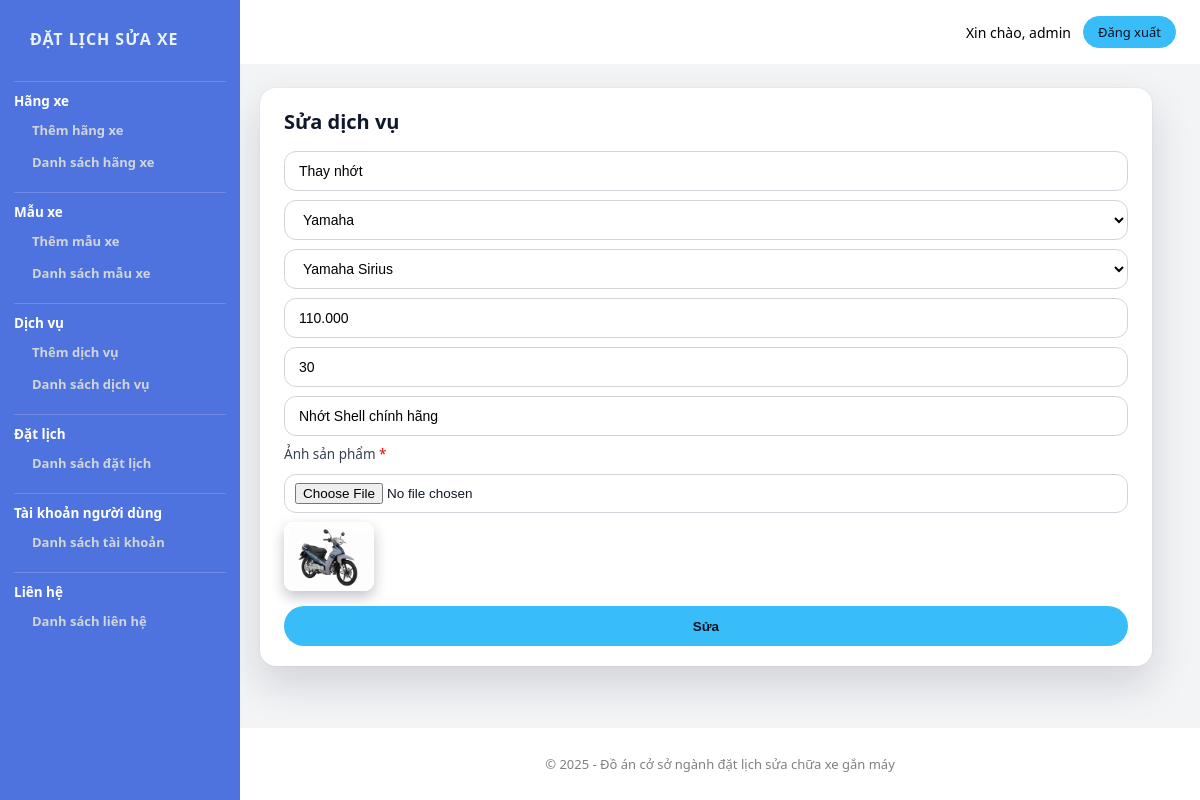
/admin/productEdit.php?product_id=116 (signed in), run on the app's committed database.
### tables this page shows
CREATE TABLE `tbl_product` (
  `product_id`      INT(11) NOT NULL AUTO_INCREMENT,
  `product_name`    VARCHAR(255) NOT NULL,
  `category_id`     INT(11) NOT NULL,
  `brand_id`        INT(11) NOT NULL,
  `product_price`   VARCHAR(11) NOT NULL,      
  `product_time`    INT(11) NOT NULL,
  `product_phuTung` VARCHAR(255) NOT NULL,
  `product_img`     VARCHAR(255) NOT NULL,
  `product_imgad`   VARCHAR(255) NOT NULL,
  PRIMARY KEY (`product_id`),
  KEY `idx_product_category` (`category_id`),
  KEY `idx_product_brand` (`brand_id`),
  CONSTRAINT `fk_product_category`
    FOREIGN KEY (`category_id`) REFERENCES `tbl_category` (`category_id`)
    ON DELETE CASCADE
    ON UPDATE CASCADE,
  CONSTRAINT `fk_product_brand`
    FOREIGN KEY (`brand_id`) REFERENCES `tbl_brand` (`brand_id`)
    ON DELETE CASCADE
    ON UPDATE CASCADE
);

CREATE TABLE `tbl_category` (
  `category_id`   INT(11) NOT NULL AUTO_INCREMENT,
  `category_name` VARCHAR(255) NOT NULL,
  PRIMARY KEY (`category_id`)
);

CREATE TABLE `tbl_brand` (
  `brand_id`    INT(11) NOT NULL AUTO_INCREMENT,
  `category_id` INT(11) NOT NULL,
  `brand_name`  VARCHAR(255) NOT NULL,
  PRIMARY KEY (`brand_id`),
  KEY `idx_brand_category` (`category_id`),
  CONSTRAINT `fk_brand_category`
    FOREIGN KEY (`category_id`) REFERENCES `tbl_category` (`category_id`)
    ON DELETE CASCADE
    ON UPDATE CASCADE
);

### admin/database.php (called while the page is built, shortened)
<?php
class Database
{
    public $host = DB_HOST;
    public $user = DB_USER;
    public $pass = DB_PASS;
    public $dbname = DB_NAME;
    public $link;
    public function connectDB()
    {
        $this->link = new mysqli($this->host, $this->user, $this->pass, $this->dbname);
        $this->link->set_charset("utf8mb4");
        return true;
    }
    public function select($query)
    {
        $result = $this->link->query($query);
        return ($result->num_rows > 0) ? $result : false;
    }
}

### admin/class/product_class.php (called while the page is built, shortened)
<?php
    include "database.php";
?>
<?php
    class product{
        public $db;
        public function __construct()
        {
            $this-> db = new Database();
        }
        public function show_category(){
            $query = "SELECT * FROM tbl_category ORDER BY category_id DESC";
            $result = $this->db->select($query);
            return $result;
        }
        public function show_brand_by_category($category_id) {
            $query = "SELECT * FROM tbl_brand WHERE category_id = '$category_id'";
            return $this->db->select($query);
        }
        public function get_product($product_id){
            $query = "SELECT * FROM tbl_product WHERE product_id = '$product_id'";
            $result = $this->db->select($query);
            return $result;
        }
    }
?>

### admin/productEdit.php (the view, shortened to what this page needs)
<?php
include "header.php";
include "slider.php";
include "class/product_class.php";
?>
<?php
$product = new product;
$product_id = $_GET['product_id'];
$get_product = $product->get_product($product_id);
if ($get_product) {
    $resulta = $get_product->fetch_assoc();
}
?>
<div class="admin-contentRight">
    <div class="admin-contentRight-product_add">
        <h1>Sửa dịch vụ</h1>
        <form action="" method="POST" enctype="multipart/form-data">
            <input name="product_name" require type="text" value="<?php echo $resulta['product_name'] ?>">
            <select name="category_id" id="category_id">
                <?php
                $show_category = $product->show_category();
                if ($show_category) {
                    while ($result = $show_category->fetch_assoc()) {
                ?>
                        <option <?php if ($resulta['category_id'] == $result['category_id']) {
                                    echo "selected";
                                } ?> value="<?php echo $result['category_id'] ?>"><?php echo $result['category_name'] ?></option>
                <?php
                    }
                }
                ?>
            </select>
            <select name="brand_id" id="brand_id">
                <?php
                $category_id = $resulta['category_id'];
                $show_brand = $product->show_brand_by_category($category_id);
                if ($show_brand) {
                    while ($result = $show_brand->fetch_assoc()) {
                ?>
                        <option value="<?php echo $result['brand_id']; ?>"
                            <?php if ($result['brand_id'] == $resulta['brand_id']) {
                                echo "selected";
                            } ?>>
                            <?php echo $result['brand_name']; ?>
                        </option>
                <?php
                    }
                }
                ?>
            </select>
            <input name="product_price" require type="text" value="<?php echo $resulta['product_price'] ?>">
            <input name="product_time" require type="text" value="<?php echo $resulta['product_time'] ?>">
            <input name="product_phuTung" require type="text" value="<?php echo $resulta['product_phuTung'] ?>">
            <label for="">Ảnh sản phẩm <span style="color: red;">*</span></label>
            <input name="product_img" require type="file">
            <img src="<?php echo $resulta['product_imgad'] ?>" alt="">
            <button type="submit">Sửa</button>
        </form>
    </div>
</div>
</section>
<?php
include "footer_admin.php";
?>

### admin/style.css (style rules this page uses)
*,*::before,*::after { margin:0;padding:0;box-sizing:border-box; }
html { font-size:62.5%; }
body { font-family:system-ui,-apple-system,BlinkMacSystemFont,"Segoe UI",sans-serif; font-size:1.4rem; background:#f3f4f6; color:#111827; min-height:100vh; display:flex; flex-direction:column; }
:root { --sidebar-w:240px; --gap:2.4rem; --brand:#38bdf8; --sidebar:#4e73df; --danger:#ef4444; --card:#fff; --muted:#6b7280; --text:#0f172a; --line:#e5e7eb; --radius-lg:1.6rem; --radius-md:1.2rem; --radius-sm:.9rem; --input-h:40px; }
.admin-contentRight { display:flex;flex-direction:column;gap:2rem; }
.admin-contentRight > div { background:var(--card); border-radius:var(--radius-lg); padding:2rem 2.4rem; box-shadow: 0 18px 40px rgba(15,23,42,.15), 0 0 0 1px rgba(148,163,184,.08); }
.admin-contentRight h1 { font-size:2rem; margin-bottom:1.6rem; color:var(--text); }
[class^="admin-contentRight-"], [class*=" admin-contentRight-"] { display:flex;flex-direction:column; }
.admin-contentRight form { display:grid; grid-template-columns:minmax(0,1fr); gap:.9rem; }
.admin-contentRight label { display:inline-block; margin-bottom:.2rem; font-weight:500; font-size:1.35rem; color:#374151; }
.admin-contentRight :is( input[type="text"], input[type="number"], input[type="email"], input[type="password"], input[type="file"], select, textarea ) { width:100%; border-radius:12px; border:1px solid #d1d5db; background:#fff; font-size:1.4rem; transition:border-color .15s ease, box-shadow .15s ease, background .15s ease; }
.admin-contentRight :is( input[type="text"], input[type="number"], input[type="email"], input[type="password"], select ) { height:var(--input-h); padding:0 14px; }
.admin-contentRight input[type="file"] { padding:.8rem 1rem;font-size:1.35rem; }
.admin-contentRight :is(input,select,textarea):focus { outline:none; border-color:var(--brand); box-shadow:0 0 0 3px rgba(56,189,248,.18); }
.admin-contentRight :is(button, input[type="submit"], input[type="button"]) { align-self:flex-start; margin-top:.6rem; height:var(--input-h); padding:0 18px; border-radius:999px; border:none; background:var(--brand); color:#0b1120; font-weight:600; font-size:1.35rem; cursor:pointer; transition:transform .1s ease,filter .15s ease; }
.admin-contentRight :is(button, input[type="submit"], input[type="button"]):hover { transform:translateY(-1px); filter:brightness(1.03); }
.admin-contentRight img { max-width:90px; border-radius:var(--radius-sm); box-shadow:0 6px 14px rgba(15,23,42,.25); }

### data on the page
tbl_product: product_name "Thay nhớt", category_id "Yamaha", brand_id "Yamaha Sirius", product_price "110.000", product_time "30", product_phuTung "Nhớt Shell chính hãng", product_imgad (picture)

### other printed values
$_SESSION['admin_username'] "admin"
